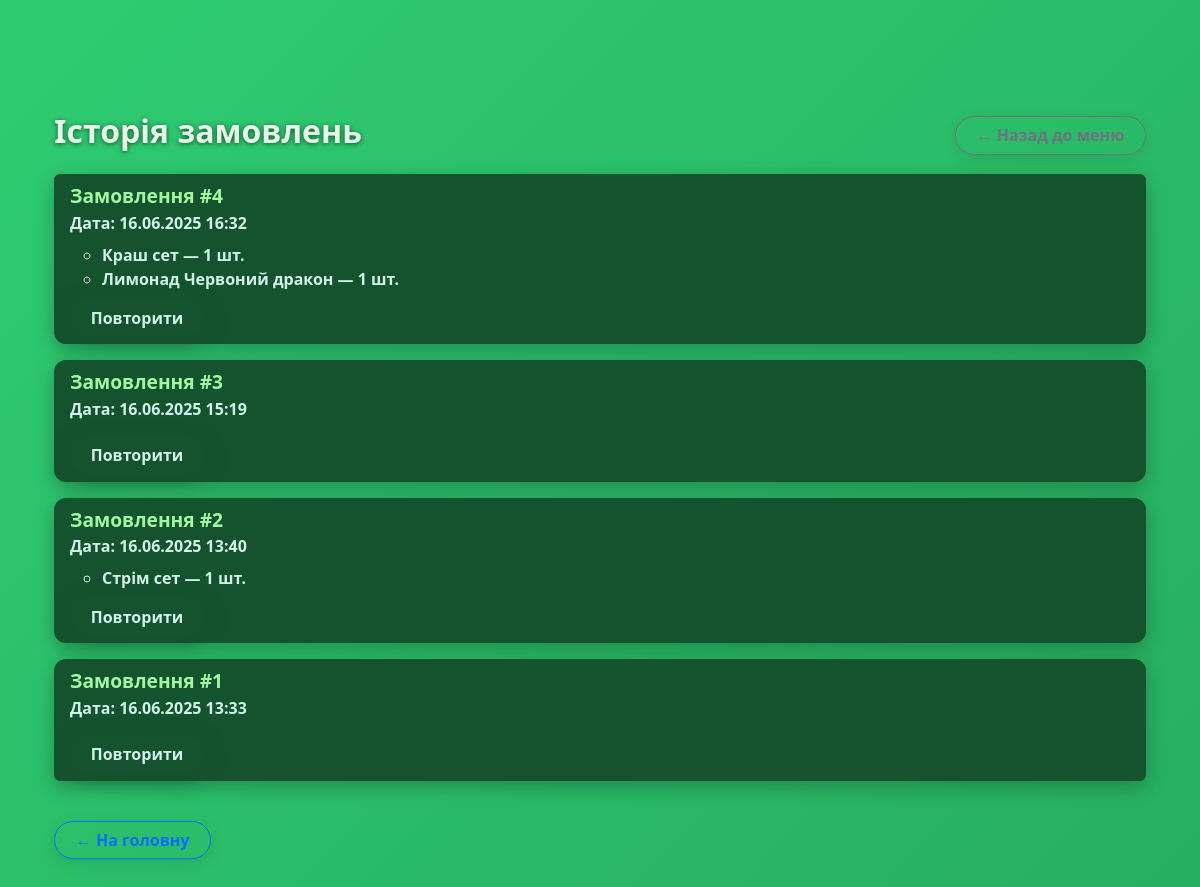
/orders/ (signed in), run on an earlier commit of the app's database.
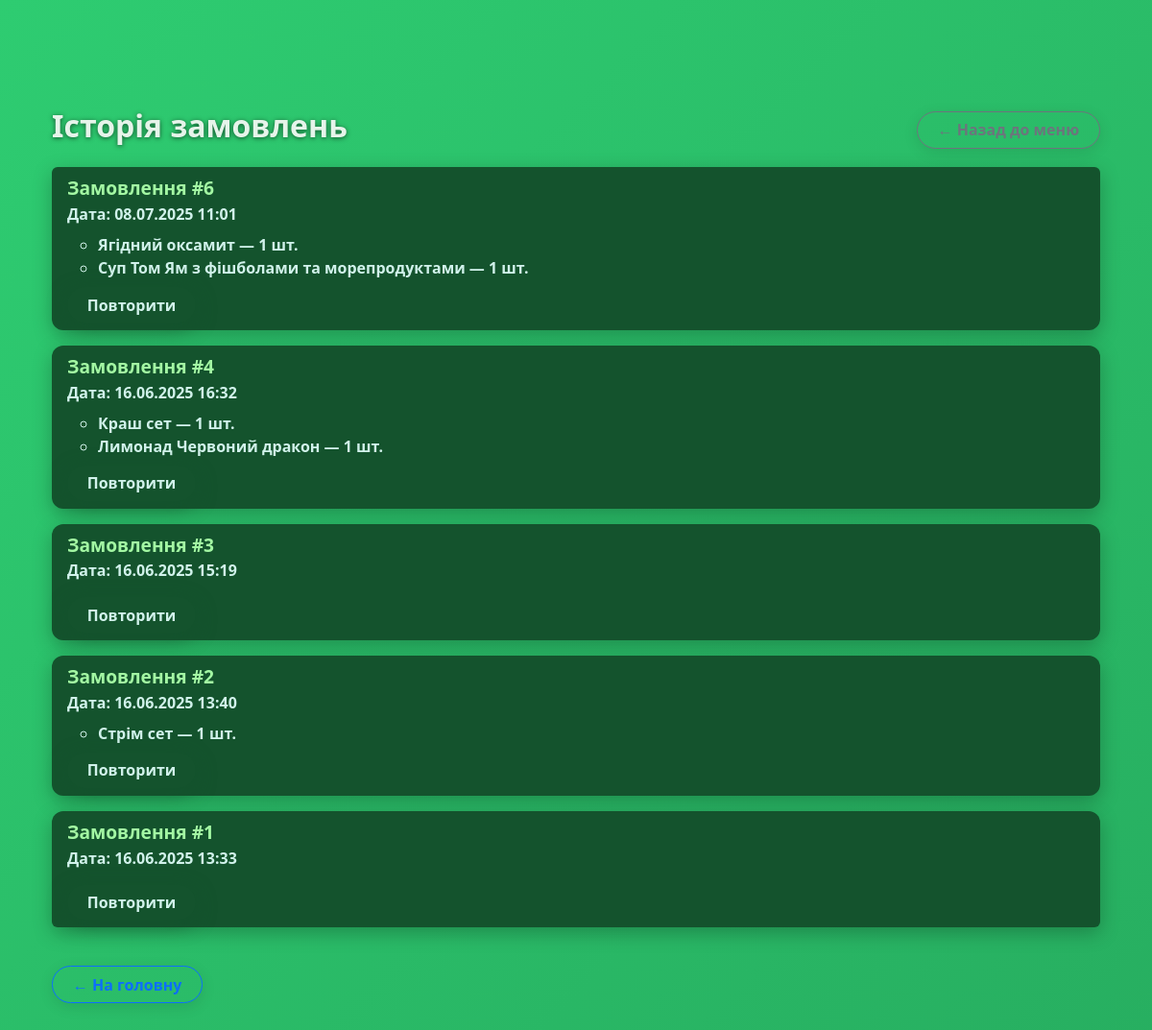
And on a later commit of the database.
### main/models.py (models this page shows, shortened)
class Order(models.Model):
    PAYMENT_CHOICES = [
        ('cash', 'Готівка при отриманні'),
        ('online', 'Онлайн-оплата'),
    ]
    user = models.ForeignKey(settings.AUTH_USER_MODEL, on_delete=models.CASCADE)
    full_name = models.CharField(max_length=100)
    phone = models.CharField(max_length=20)
    address = models.TextField()
    payment_method = models.CharField(max_length=10, choices=PAYMENT_CHOICES)
    created_at = models.DateTimeField(auto_now_add=True)

class OrderItem(models.Model):
    order = models.ForeignKey(Order, related_name='items', on_delete=models.CASCADE)
    dish = models.ForeignKey(Dish, on_delete=models.CASCADE)
    quantity = models.PositiveIntegerField()
    price = models.DecimalField(max_digits=8, decimal_places=2)

class Dish(models.Model):
    CATEGORY_CHOICES = [
        ('Сети', 'Сети'),
        ('Роли', 'Роли'),
        ('Супи', 'Супи'),
        ('Напої', 'Напої'),
        ('Десерти', 'Десерти'),
    ]
    name = models.CharField(max_length=100)
    description = models.TextField()
    price = models.DecimalField(max_digits=6, decimal_places=2)
    image = models.ImageField(upload_to='dishes/', default='default.jpg')
    is_popular = models.BooleanField(default=False)
    category = models.CharField(max_length=50, choices=CATEGORY_CHOICES, default='Сети')

### main/views.py (the view)
# urls.py: path('orders/', views.order_history, name='order_history'),
@login_required
def order_history(request):
    orders = Order.objects.filter(user=request.user).order_by('-created_at')
    return render(request, 'orders/order_history.html', {'orders': orders})

### main/templates/orders/order_history.html (shortened to what this page needs)
{% extends 'base.html' %}
{% block content %}
<div class="container mt-4">
  <div class="d-flex justify-content-between align-items-center mb-3">
    <h2>Історія замовлень</h2>
    <a href="{% url 'menu' %}" class="btn btn-outline-secondary">← Назад до меню</a>
  </div>
  {% if orders %}
    <ul class="list-group">
      {% for order in orders %}
        <li class="list-group-item mb-3">
          <strong>Замовлення #{{ order.id }}</strong><br>
          Дата: {{ order.created_at|date:"d.m.Y H:i" }}
          <ul class="mt-2">
            {% for item in order.items.all %}
              <li>{{ item.dish.name }} — {{ item.quantity }} шт.</li>
            {% endfor %}
          </ul>
          <a href="{% url 'repeat_order' order.id %}" class="btn btn-primary mt-2">Повторити</a>
        </li>
      {% endfor %}
    </ul>
  {% else %}
    <p>У вас ще немає замовлень.</p>
  {% endif %}
  <a href="{% url 'home' %}" class="btn btn-outline-primary mt-4">← На головну</a>
</div>
{% endblock %}

What changed in the data, as far as the page shows it:
added Order: id "6", created_at "08.07.2025 11:01"
added OrderItem: dish.name "Ягідний оксамит", quantity "1", shown under "6"
added OrderItem: dish.name "Суп Том Ям з фішболами та морепродуктами", quantity "1", shown under "6"
